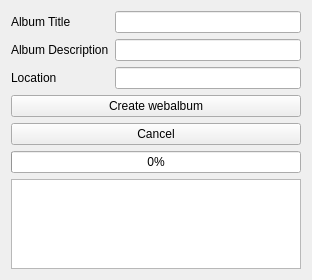
<?xml version="1.0" encoding="UTF-8"?>
<ui version="4.0">
 <class>WebAlbum</class>
 <widget class="QWidget" name="WebAlbum">
  <property name="geometry">
   <rect>
    <x>0</x>
    <y>0</y>
    <width>312</width>
    <height>280</height>
   </rect>
  </property>
  <property name="windowTitle">
   <string>Web Album Generator</string>
  </property>
  <layout class="QGridLayout" name="gridLayout">
   <item row="0" column="1">
    <widget class="QLineEdit" name="editTitle"/>
   </item>
   <item row="2" column="1">
    <widget class="QLineEdit" name="editLocation"/>
   </item>
   <item row="2" column="0">
    <widget class="QLabel" name="label_3">
     <property name="text">
      <string>Location</string>
     </property>
    </widget>
   </item>
   <item row="1" column="1">
    <widget class="QLineEdit" name="editDescription"/>
   </item>
   <item row="1" column="0">
    <widget class="QLabel" name="label_2">
     <property name="text">
      <string>Album Description</string>
     </property>
    </widget>
   </item>
   <item row="0" column="0">
    <widget class="QLabel" name="label">
     <property name="text">
      <string>Album Title</string>
     </property>
    </widget>
   </item>
   <item row="3" column="0" colspan="2">
    <widget class="QPushButton" name="btnCreate">
     <property name="text">
      <string>Create webalbum</string>
     </property>
    </widget>
   </item>
   <item row="4" column="0" colspan="2">
    <widget class="QPushButton" name="btnCancel">
     <property name="text">
      <string>Cancel</string>
     </property>
    </widget>
   </item>
   <item row="5" column="0" colspan="2">
    <widget class="QProgressBar" name="progressBar">
     <property name="value">
      <number>0</number>
     </property>
     <property name="alignment">
      <set>Qt::AlignCenter</set>
     </property>
     <property name="textVisible">
      <bool>true</bool>
     </property>
    </widget>
   </item>
   <item row="6" column="0" colspan="2">
    <widget class="QTextBrowser" name="textBox"/>
   </item>
  </layout>
 </widget>
 <tabstops>
  <tabstop>editTitle</tabstop>
  <tabstop>editDescription</tabstop>
  <tabstop>editLocation</tabstop>
  <tabstop>btnCreate</tabstop>
  <tabstop>btnCancel</tabstop>
  <tabstop>textBox</tabstop>
 </tabstops>
 <resources/>
 <connections/>
</ui>
